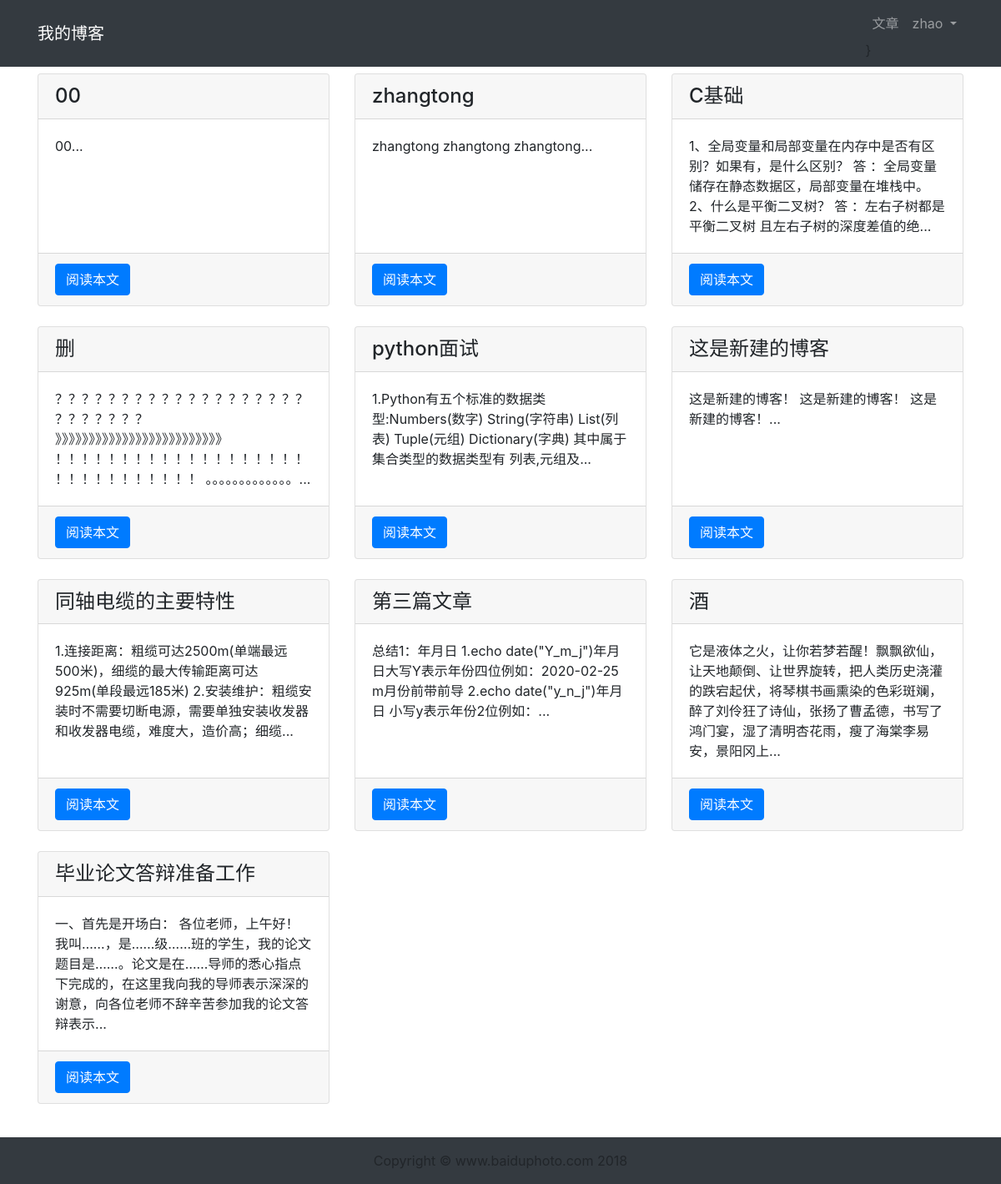
Page /article/article-list/ (signed in) on the committed database.
### article/models.py (models this page shows, shortened)
class ArticlePost(models.Model):
	author = models.ForeignKey(User,on_delete=models.CASCADE)
	title = models.CharField(max_length=100)
	body = models.TextField()
	created = models.DateTimeField(default=timezone.now)
	updated = models.DateTimeField(auto_now=True)
	class Meta:
		ordering = ('-created',)

### article/views.py (the view)
# urls.py: path('article-list/',views.article_list,name='article_list'),
def article_list(request):
    articles = ArticlePost.objects.all()
    context = { 'articles': articles }
    return render(request, 'article/list.html',context)

### templates/article/list.html (shortened to what this page needs)
{% extends "base.html" %}
{% load staticfiles %}
{% block content %}
<div class="container">
    <div class="row mt-2">
        {% for article in articles %}
        <div class="col-4 mb-4">
            <div class="card h-100">
                <h4 class="card-header">{{ article.title }}</h4>
                <div class="card-body">
                    <p class="card-text">{{ article.body|slice:'100' }}...</p>
                </div>
<div class="card-footer">
    <a href="{% url 'article:article_detail' article.id %}" class="btn btn-primary">阅读本文</a>
</div>
            </div>
        </div>
        {% endfor %}
    </div>
</div>
{% endblock content %}

### templates/header.html (shortened to what this page needs)
<nav class="navbar navbar-expand-lg navbar-dark bg-dark">
  <div class="container">
    <a class="navbar-brand" href="#">我的博客</a>
<div>
    <ul class="navbar-nav">
        <li class="nav-item">
           <li class="nav-item">
        <a class="nav-link" href="{% url 'article:article_list' %}">文章</a>
    </li>
    {% if user.is_authenticated %}
        <li class="nav-item dropdown">
            <a class="nav-link dropdown-toggle" href='{% url "userprofile:logout" %}' id="navbarDropdown" role="button" data-toggle="dropdown" aria-haspopup="true" aria-expanded="false">
              {{ user.username }}
            </a>
        </li>
    {% else %}
        <li class="nav-item">
            <a class="nav-link" href="{% url 'userprofile:login' %}">登录</a>
        </li>
    {% endif %}
</ul>
}
</div>
  </div>
</nav>

### rows in the picture
ArticlePost: title "00", body "00"
ArticlePost: title "zhangtong", body "zhangtong zhangtong zhangtong"
ArticlePost: title "C基础", body "1、全局变量和局部变量在内存中是否有区别？如果有，是什么区别？ 答 ：全局变量储存在静态数据区，局部变量在堆栈中。 2、什么是平衡二叉树？ 答 ：左右子树都是平衡二叉树 且左右子树的深度差值的绝"
ArticlePost: title "删", body "？？？？？？？？？？？？？？？？？？？？？？？？？？ 》》》》》》》》》》》》》》》》》》》》》》》》》 ！！！！！！！！！！！！！！！！！！！！！！！！！！！！！！ 。。。。。。。。。。。。。"
ArticlePost: title "python面试", body "1.Python有五个标准的数据类型:Numbers(数字) String(字符串) List(列表) Tuple(元组) Dictionary(字典) 其中属于集合类型的数据类型有 列表,元组及"
ArticlePost: title "这是新建的博客", body "这是新建的博客！ 这是新建的博客！ 这是新建的博客！"
ArticlePost: title "同轴电缆的主要特性", body "1.连接距离：粗缆可达2500m(单端最远500米)，细缆的最大传输距离可达925m(单段最远185米) 2.安装维护：粗缆安装时不需要切断电源，需要单独安装收发器和收发器电缆，难度大，造价高；细缆"
ArticlePost: title "第三篇文章", body "总结1：年月日 1.echo date(\"Y_m_j\")年月日大写Y表示年份四位例如：2020-02-25 m月份前带前导 2.echo date(\"y_n_j\")年月日 小写y表示年份2位例如："
ArticlePost: title "酒", body "它是液体之火，让你若梦若醒！飘飘欲仙，让天地颠倒、让世界旋转，把人类历史浇灌的跌宕起伏，将琴棋书画熏染的色彩斑斓，醉了刘伶狂了诗仙，张扬了曹孟德，书写了鸿门宴，湿了清明杏花雨，瘦了海棠李易安，景阳冈上"
ArticlePost: title "毕业论文答辩准备工作", body "一、首先是开场白： 各位老师，上午好！我叫……，是……级……班的学生，我的论文题目是……。论文是在……导师的悉心指点下完成的，在这里我向我的导师表示深深的谢意，向各位老师不辞辛苦参加我的论文答辩表示"

### other values in the picture
{{ user.username }} "zhao"
